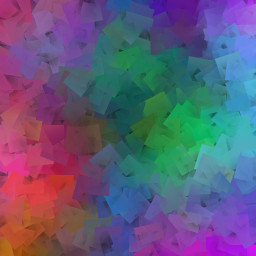
//> input picture PDI/blend1.jpg, 256 x 256 px
$ ./homor   (built with g++ and OpenCV 4)
//> lines starting //> are read from the running program, lines starting //| are printed output that depends on the picture
#include <iostream>
#include <opencv2/opencv.hpp>
#include <math.h>

using namespace cv;
using namespace std;

double alfa;
int alfa_slider = 0;
int alfa_slider_max = 100;

int top_slider = 0;
int top_slider_max = 100;

int heigh_slider = 0;
int heigh_slider_max = 100;

Mat image1, image2, blended;
Mat temp1,temp2;
Mat frame32f, frameFiltered;
Mat kernel;

char TrackbarName[50];


void on_trackbar_blend(int, void*){

	image2 = image1.clone();

  flip(image2, image2, 1);


	int kernel_size = 20;

	kernel = Mat::ones( kernel_size, kernel_size, CV_32F )/ (float)(kernel_size*kernel_size);
  filter2D(image2, frameFiltered,
		image2.depth(), kernel, Point(1,1), 0);

	image2 = frameFiltered.clone();

  int h = image1.size().height;
	int w = image1.size().width*3; //RGB
	temp1 = image1.clone();
	temp2 = image2.clone();
  for(int i=0; i<h; i++){
		double d = (double) heigh_slider+1;
		double l1 = (double) top_slider;
		double c = (double) alfa_slider*255.0/100.0;

		double res = ((tanh((i-c+l1)/d)-tanh((i-c-l1)/d))/2.0);
		printf("res %f\n",res);
		int counter = 0;
    for(int j=0; j<w; j++){
			counter++;
			temp1.at<uchar>(i,j) = (unsigned char)((res)*image1.at<uchar>(i,j));
			temp2.at<uchar>(i,j) = (unsigned char)((1.0-res)*image2.at<uchar>(i,j));
		}
		printf("counter: %d\n",counter);
	}
	printf("w: %d\n",w);
	printf("h: %d\n",h);

 addWeighted( temp1, 1.0, temp2, 1.0, 0.0, blended);
 imshow("addweighted", blended);
}

void on_trackbar_line(int, void*){
  on_trackbar_blend(alfa_slider,0);
}
void on_trackbar_heigh(int, void*){
  on_trackbar_blend(alfa_slider,0);
}

int main(int argvc, char** argv){
  image1 = imread("blend1.jpg");
//> image1 is the input picture: 256 rows x 256 cols, CV_8UC3; mean B, G, R 122.3, 90.9, 96.8
  //image2 = imread("blend2.jpg");
  namedWindow("addweighted", 1);

  sprintf( TrackbarName, "Center y %d", alfa_slider_max );
  createTrackbar( TrackbarName, "addweighted",
				  &alfa_slider,
				  alfa_slider_max,
				  on_trackbar_blend );
  on_trackbar_blend(alfa_slider, 0 );
//> in on_trackbar_blend, `flip(image2, image2, 1);`:
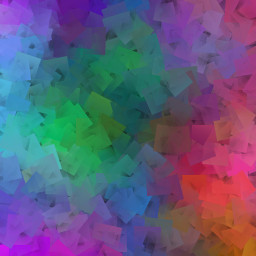
//> image2: 256 rows x 256 cols, CV_8UC3; mean B, G, R 122.3, 90.9, 96.8
//> in on_trackbar_blend, `filter2D(image2, frameFiltered, image2.depth(), kernel, Point(1,1), 0);`:
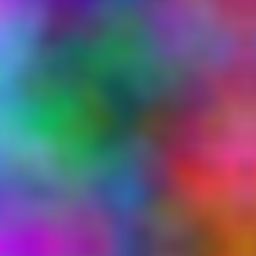
//> frameFiltered: 256 rows x 256 cols, CV_8UC3; mean B, G, R 118.1, 89.2, 100.2
//> the loop in on_trackbar_blend, `for(int i=0; i<h; i++)` made 256 passes
//| counter: 768
//| counter: 768
//| counter: 768
//| counter: 768
//| counter: 768
//| counter: 768
//| counter: 768
//| counter: 768
//> (output is shown up to pass 8 of 256)
//> after the loop in on_trackbar_blend, `for(int i=0; i<h; i++)`: temp1: 256 rows x 256 cols, CV_8UC3; every value is 0
//| w: 768
//| h: 256

  sprintf( TrackbarName, "Height y %d", top_slider_max );
  createTrackbar( TrackbarName, "addweighted",
				  &top_slider,
				  top_slider_max,
				  on_trackbar_line );
  on_trackbar_line(top_slider, 0 );
//> the loop in on_trackbar_blend (call 2), `for(int i=0; i<h; i++)` made 256 passes
//| counter: 768
//| counter: 768
//| counter: 768
//| counter: 768
//| counter: 768
//| counter: 768
//| counter: 768
//| counter: 768
//> (output is shown up to pass 8 of 256)
//| w: 768
//| h: 256

  sprintf( TrackbarName, "Decay y %d", heigh_slider_max );
  createTrackbar( TrackbarName, "addweighted",
				  &heigh_slider,
				  heigh_slider_max,
				  on_trackbar_heigh );
  on_trackbar_heigh(heigh_slider, 0 );
//| w: 768
//| h: 256

  waitKey(0);
  return 0;
}

$ run again, with PDI/blend2.jpg copied over PDI/blend1.jpg
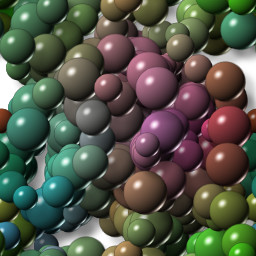
//> input picture PDI/blend2.jpg, 256 x 256 px
//> image1 is the input picture: 256 rows x 256 cols, CV_8UC3; mean B, G, R 71.6, 86.1, 82.2
//> in on_trackbar_blend, `flip(image2, image2, 1);`:
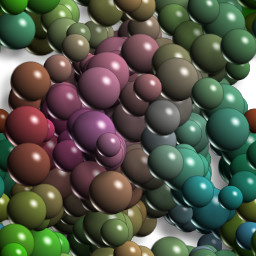
//> image2: 256 rows x 256 cols, CV_8UC3; mean B, G, R 71.6, 86.1, 82.2
//> in on_trackbar_blend, `filter2D(image2, frameFiltered, image2.depth(), kernel, Point(1,1), 0);`:
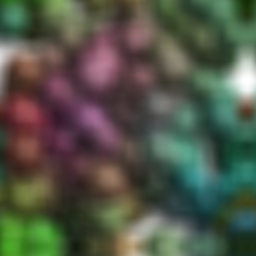
//> frameFiltered: 256 rows x 256 cols, CV_8UC3; mean B, G, R 72.3, 86.7, 82.3
//> the loop in on_trackbar_blend, `for(int i=0; i<h; i++)` made 256 passes
//| counter: 768
//| counter: 768
//| counter: 768
//| counter: 768
//| counter: 768
//> (output is shown up to pass 5 of 256)
//| w: 768
//| h: 256
//> the loop in on_trackbar_blend (call 2), `for(int i=0; i<h; i++)` made 256 passes
//| counter: 768
//| counter: 768
//| counter: 768
//| counter: 768
//| counter: 768
//> (output is shown up to pass 5 of 256)
//| w: 768
//| h: 256
//| w: 768
//| h: 256
